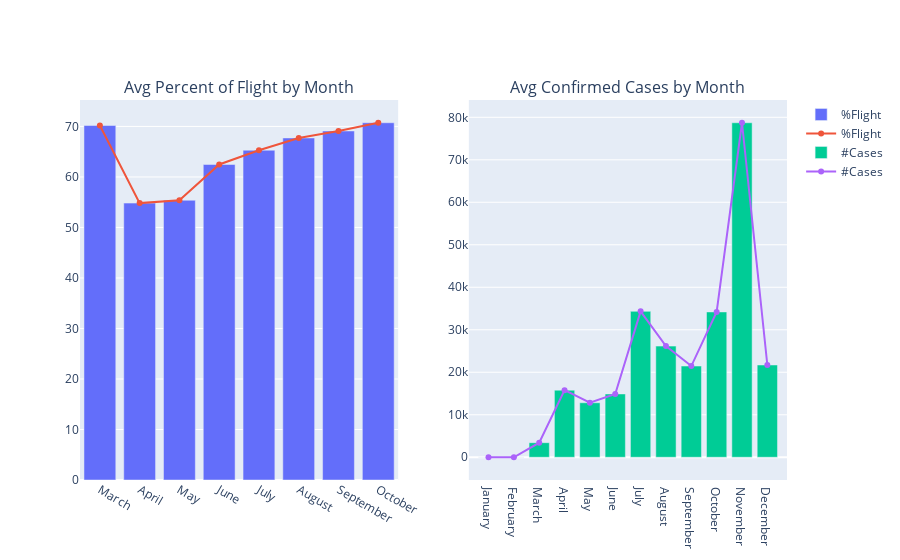

Notebook cell for this chart:
### Code cell
fig_bar = make_subplots(rows=1, cols=2, start_cell='bottom-left', subplot_titles=('Avg Percent of Flight by Month', 'Avg Confirmed Cases by Month'))
fig_bar.add_trace(go.Bar(x=month_percent['Month'], y=month_percent['Percentage'], name='%Flight'), row=1, col=1)
fig_bar.add_trace(go.Scatter(x=month_percent['Month'], y=month_percent['Percentage'], name='%Flight'), row=1, col=1)

fig_bar.add_trace(go.Bar(x=month_cases['Month'], y=month_cases['Cases'], name='#Cases'), row=1, col=2)
fig_bar.add_trace(go.Scatter(x=month_cases['Month'], y=month_cases['Cases'], name='#Cases'), row=1, col=2)

fig_bar.show()

### Figure 1 — Plotly figure (JSON) as saved in the notebook; plotly's stock layout.template omitted (floating-point values rounded to 4 significant figures)
{"data": [{"name": "%Flight", "type": "bar", "x": ["March", "April", "May", "June", "July", "August", "September", "October"], "xaxis": "x", "y": [70.18, 54.82, 55.39, 62.46, 65.29, 67.72, 69.1, 70.73], "yaxis": "y"}, {"name": "%Flight", "type": "scatter", "x": ["March", "April", "May", "June", "July", "August", "September", "October"], "xaxis": "x", "y": [70.18, 54.82, 55.39, 62.46, 65.29, 67.72, 69.1, 70.73], "yaxis": "y"}, {"name": "#Cases", "type": "bar", "x": ["January", "February", "March", "April", "May", "June", "July", "August", "September", "October", "November", "December"], "xaxis": "x2", "y": [0.125, 0.3036, 3429.0, 15790.0, 12830.0, 14900.0, 34330.0, 26150.0, 21460.0, 34200.0, 78720.0, 21710.0], "yaxis": "y2"}, {"name": "#Cases", "type": "scatter", "x": ["January", "February", "March", "April", "May", "June", "July", "August", "September", "October", "November", "December"], "xaxis": "x2", "y": [0.125, 0.3036, 3429.0, 15790.0, 12830.0, 14900.0, 34330.0, 26150.0, 21460.0, 34200.0, 78720.0, 21710.0], "yaxis": "y2"}], "layout": {"annotations": [{"font": {"size": 16}, "showarrow": false, "text": "Avg Percent of Flight by Month", "x": 0.225, "xanchor": "center", "xref": "paper", "y": 1, "yanchor": "bottom", "yref": "paper"}, {"font": {"size": 16}, "showarrow": false, "text": "Avg Confirmed Cases by Month", "x": 0.775, "xanchor": "center", "xref": "paper", "y": 1, "yanchor": "bottom", "yref": "paper"}], "xaxis": {"anchor": "y", "domain": [0, 0.45]}, "xaxis2": {"anchor": "y2", "domain": [0.55, 1]}, "yaxis": {"anchor": "x", "domain": [0, 1]}, "yaxis2": {"anchor": "x2", "domain": [0, 1]}}}
